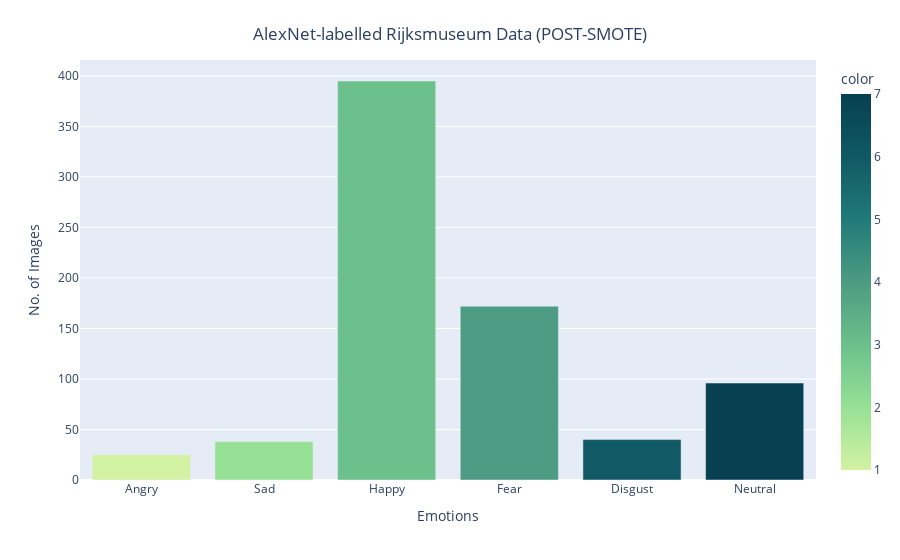

Source (notebook cell):
### Code cell
fig = px.bar(
    x = ['Angry', 'Sad', 'Happy', 'Fear', 'Disgust', 'Neutral'],
    y = [list(df_alexnet_resampled['predicted_label'].values).count(i) for i in np.unique(df_alexnet_resampled['predicted_label'].values)], 
    color = np.unique(df_alexnet_resampled['predicted_label'].values),
    color_continuous_scale="Emrld"
)

fig.update_xaxes(title="Emotions")
fig.update_yaxes(title = "No. of Images")
fig.update_layout(
    showlegend = True,
    title = {
        'text': 'AlexNet-labelled Rijksmuseum Data (POST-SMOTE)',
        'y':0.95,
        'x':0.5,
        'xanchor': 'center',
        'yanchor': 'top'
    }
)

fig.show()

### Figure 1 — Plotly figure (JSON) as saved in the notebook; plotly's stock layout.template omitted (floating-point values rounded to 4 significant figures)
{"data": [{"alignmentgroup": "True", "hovertemplate": "x=%{x}<br>y=%{y}<br>color=%{marker.color}<extra></extra>", "legendgroup": "", "marker": {"color": [1, 2, 3, 4, 6, 7], "coloraxis": "coloraxis", "pattern": {"shape": ""}}, "name": "", "offsetgroup": "", "orientation": "v", "showlegend": false, "textposition": "auto", "type": "bar", "x": ["Angry", "Sad", "Happy", "Fear", "Disgust", "Neutral"], "xaxis": "x", "y": [25, 38, 395, 172, 40, 96], "yaxis": "y"}], "layout": {"barmode": "relative", "coloraxis": {"colorbar": {"title": {"text": "color"}}, "colorscale": [[0, "rgb(211, 242, 163)"], [0.1667, "rgb(151, 225, 150)"], [0.3333, "rgb(108, 192, 139)"], [0.5, "rgb(76, 155, 130)"], [0.6667, "rgb(33, 122, 121)"], [0.8333, "rgb(16, 89, 101)"], [1, "rgb(7, 64, 80)"]]}, "legend": {"tracegroupgap": 0}, "margin": {"t": 60}, "showlegend": true, "title": {"text": "AlexNet-labelled Rijksmuseum Data (POST-SMOTE)", "x": 0.5, "xanchor": "center", "y": 0.95, "yanchor": "top"}, "xaxis": {"anchor": "y", "domain": [0, 1], "title": {"text": "Emotions"}}, "yaxis": {"anchor": "x", "domain": [0, 1], "title": {"text": "No. of Images"}}}}
